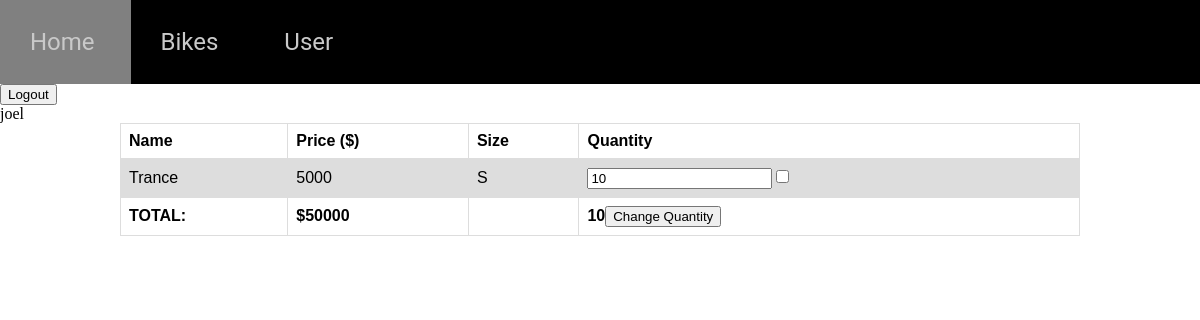
/user (signed in), run on an earlier commit of the app's database.
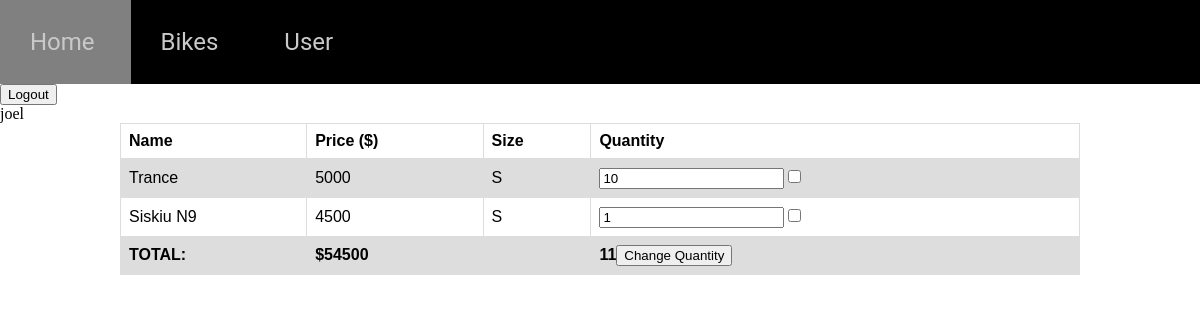
And on a later commit of the database.
### tables this page shows
CREATE TABLE users (id INTEGER PRIMARY KEY, name STRING NOT NULL UNIQUE, password STRING NOT NULL, email STRING NOT NULL UNIQUE, phone INTEGER, admin INTEGER DEFAULT (0) NOT NULL);

CREATE TABLE cart (user_id INTEGER REFERENCES users (id), bike_id INTEGER REFERENCES bikes (id), quantity INTEGER NOT NULL DEFAULT (1), id INTEGER PRIMARY KEY NOT NULL, size INTEGER REFERENCES sizes (id) NOT NULL);

CREATE TABLE bikes (id INTEGER PRIMARY KEY NOT NULL UNIQUE, name STRING UNIQUE NOT NULL, type INT REFERENCES type (id) NOT NULL, price INT NOT NULL, brand INT NOT NULL REFERENCES brand (id), year INT NOT NULL, wheel_size REFERENCES wheel_sizes (id) NOT NULL, image STRING UNIQUE NOT NULL, description STRING NOT NULL, gender INTEGER REFERENCES genders (id) NOT NULL);

CREATE TABLE sizes (id INTEGER PRIMARY KEY UNIQUE NOT NULL, size STRING NOT NULL UNIQUE);

### main.py (the view, shortened to what this page needs)
@app.route("/user", methods=["GET", "POST"])
def user():
    if session.get('logstatus', None) == "false":
        return redirect(url_for("bikes"))
    else:
        user_id = session.get('logstatus', None)
        conn = sqlite3.connect('Beamma-Bikes.db')
        c = conn.cursor()
        c.execute("SELECT bikes.name, bikes.price, cart.quantity, cart.id, cart.user_id, sizes.size FROM cart INNER JOIN bikes ON cart.bike_id = bikes.id INNER JOIN sizes ON cart.size = sizes.id WHERE user_id=?", (user_id,))
        cart = c.fetchall()
        c.execute("SELECT name FROM users WHERE id=?",(user_id,))
        name = c.fetchall()
        name = name[0]
        conn.close()
        price = 0
        quantity = 0
        for i in range(len(cart)):
            bike = cart[i]
            quantity += bike[2]
            price += bike[1] * bike[2]
        return render_template("user.html", logstatus = session.get('logstatus', None), cart = cart, name = name[0], price = price, quantity = quantity, adminstatus = session.get('adminstatus', None))

### templates/user.html
{% extends 'layout.html' %}
{% block content %}
  <form method="POST">
    <input type = "submit" name = "logout" value = "Logout"></input>
  </form>
  {{ name }}
  <form method="POST">
  <div class = "cart">
    <table>
      <tr>
        <th>Name</th>
        <th>Price ($)</th>
        <th>Size</th>
        <th>Quantity</th>
      </tr>
      {% for items in cart %}
      <tr>
        <td>
          {{ items[0] }}
        </td>
        <td>
          {{ items[1] }}
        </td>
        <td>
          {{ items[5] }}
        </td>
          <td><input type = "number" name = {{ items[3] }} value = {{ items[2] }} ></input><input type="checkbox" name="a{{ items[3] }}" value="Remove"></input></td>
      {% endfor %}
      </tr>
        <tr>
          <th>TOTAL:</th>
          <th>${{ price }}</th>
          <th></th>
          <th>{{ quantity }}<input type ="submit" value = "Change Quantity"></input></th>
        </tr>
      </table>
      </form>
  </div>
{% endblock %}

### templates/layout.html (shortened to what this page needs)
<!doctype html>
<html>
  <head>
      <link rel="stylesheet" href="/static/css/style.css">
  </head>
  <body>
    <div class = "wrapper">
      {% include 'nav.html' %}
      {% block content %}
      {% endblock %}
  </body>
</html>

### templates/nav.html (shortened to what this page needs)
<nav>
  <a href = "{{ url_for('home') }}"> Home </a>
  <a href = "{{ url_for('bikes') }}"> Bikes </a>
  {% if logstatus != "false": %}
    <a href = "{{ url_for('user') }}"> User </a>
  {% else: %}
    <a href = "{{ url_for('login') }}"> Log In </a>
  {% endif %}
</nav>

### static/css/style.css (style rules this page uses)
html, body { margin: 0; padding: 0; height: 100%; width: 100%; scroll-behavior: smooth; }
nav { background-color: black; font-size: 100%; margin: 0px; width: 100%; overflow: hidden; height: 7vh; padding-top: 2.3%; }
nav a { text-decoration: none; color: rgb(201, 201, 201); font-family: "Roboto", sans-serif; padding: 2.5%; font-size: 150%; }
table { font-family: arial, sans-serif; border-collapse: collapse; width: 80%; margin-left: 10%; margin-right: 10%; }
td, th { border: 1px solid #dddddd; text-align: left; padding: 8px; }
tr:nth-child(even) { background-color: #dddddd; }

What changed in the data, as far as the page shows it:
added cart: name "Siskiu N9", price "4500", size "S", quantity "1"
Also different on the page:
{{ price }}: "50000" → "54500"
{{ quantity }}: "10" → "11"
